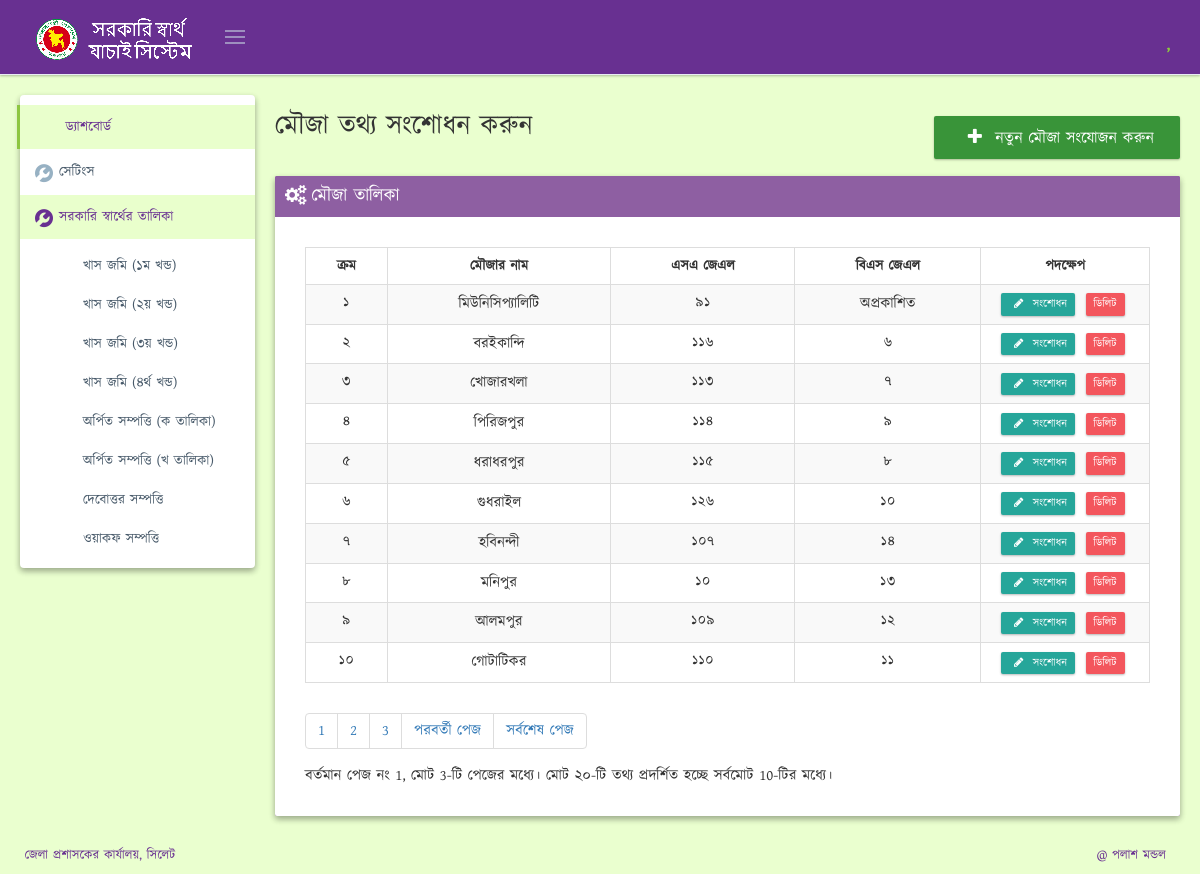
The page /mouja.php (signed in) on the database as committed earlier.
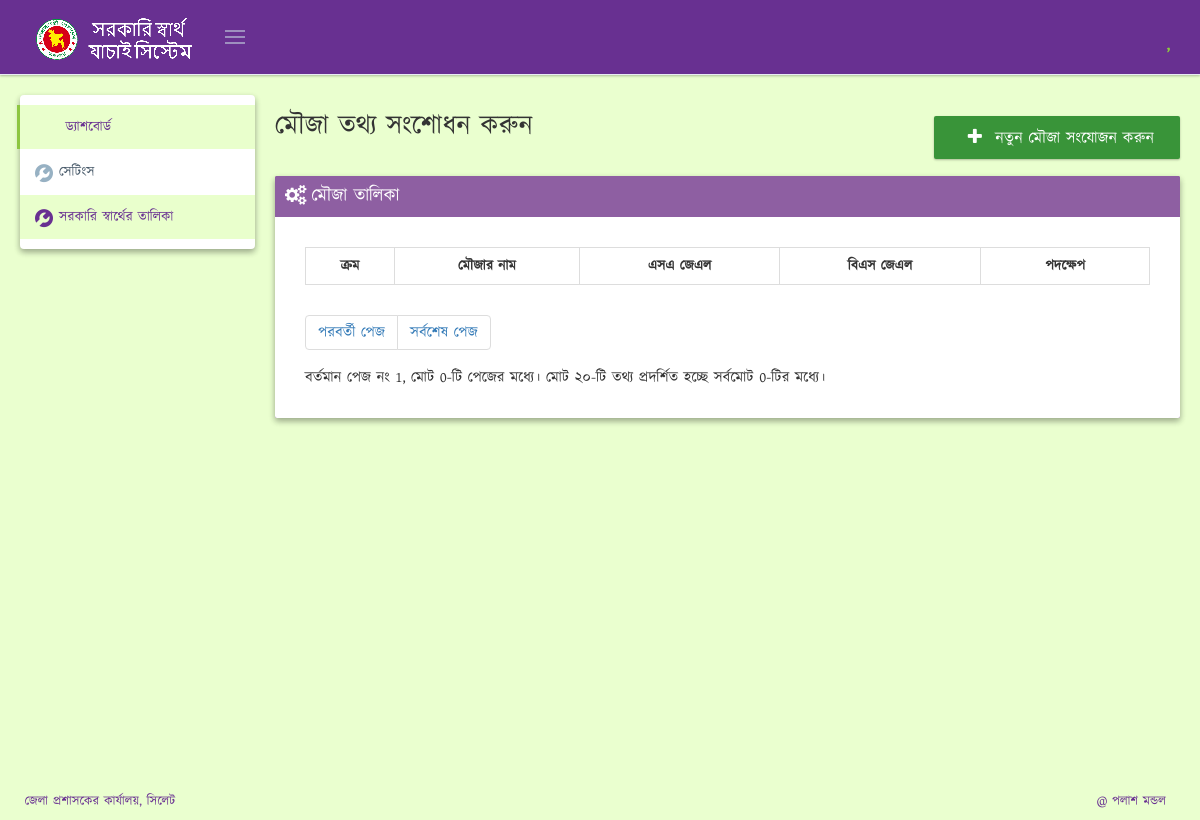
The same page on the database as committed later.
### tables this page shows
CREATE TABLE IF NOT EXISTS `interest` (
  `interest_id` int(11) NOT NULL AUTO_INCREMENT,
  `interest_name` varchar(120) DEFAULT NULL,
  PRIMARY KEY (`interest_id`) USING BTREE,
  KEY `id` (`interest_id`) USING BTREE
);

CREATE TABLE IF NOT EXISTS `mouja` (
  `id` int(11) NOT NULL AUTO_INCREMENT,
  `name` varchar(120) DEFAULT NULL,
  `sa_jl` int(11) DEFAULT NULL,
  `bs_jl` int(11) DEFAULT NULL,
  PRIMARY KEY (`id`),
  UNIQUE KEY `id` (`id`)
);

### mouja.php (the view, shortened to what the rows shown need)
<!DOCTYPE html>
<html lang="en" class="no-js">
<?php include 'header.php'; ?>
<body class="page-header-fixed page-sidebar-closed-hide-logo page-sidebar-closed-hide-logo"
      oncontextmenu="return false;">
<?php include('top_nav.php'); ?>
<div class="page-container">
    <?php include 'sidebar.php'; ?>
    <div class="page-content-wrapper">
        <div class="page-content" style="min-height:588px">
            <div class="row">
                <div class="col-md-12">
                    <div id="ajax-content">
                        <div class="page-head">
                            <div class="row" style="margin-bottom: 15px;">
                                <div class="col-md-6">
                                    <div class="page-title">
                                        <h2 style="margin-top: 0px;"> মৌজা তথ্য সংশোধন করুন</h2>
                                    </div>
                                </div>
                            </div>
                        </div>
                        <div class="row">
                            <div class="col-md-12">
                                <div class="portlet purple box">
                                    <div class="portlet-body">
                                        <div style="font-size: 15px; text-align: justify;margin: 20px;">
                                            <table class="table table-striped table-bordered table-hover" id="sample_6">
                                                <thead>
                                                <tr>
                                                    <th style="text-align: center;">ক্রম</th>
                                                    <th style="text-align: center;">মৌজার নাম</th>
                                                    <th style="text-align: center;">এসএ জেএল</th>
                                                    <th style="text-align: center;">বিএস জেএল</th>
                                                    <th style="text-align: center;" width="20%">পদক্ষেপ</th>
                                                </tr>
                                                </thead>
                                                <tbody>
                                                <?php
                                                include 'config.php';
                                                $query = "SELECT * FROM `mouja` ORDER BY id ASC";
                                                $result = mysqli_query($conn, $query);
                                                $numrows = mysqli_num_rows($result);
                                                $rowsperpage = 10;
                                                $totalpages = ceil($numrows / $rowsperpage);
                                                if (isset($_GET['currentpage']) && is_numeric($_GET['currentpage'])) {
                                                    $currentpage = (int)$_GET['currentpage'];
                                                } else {
                                                    $currentpage = 1;
                                                }
                                                if ($currentpage > $totalpages) {
                                                    $currentpage = $totalpages;
                                                }
                                                if ($currentpage < 1) {
                                                    $currentpage = 1;
                                                }
                                                $offset = ($currentpage - 1) * $rowsperpage;
                                                $query_final = "SELECT * FROM `mouja` ORDER BY id ASC LIMIT $offset, $rowsperpage";
                                                $result = mysqli_query($conn, $query_final);
                                                $i =1;
                                                while ($info2 = mysqli_fetch_array($result)) {
                                                    echo ' <tr style="">
                                                    <td style="text-align: center;" class="numeric_bangla">';
                                                    echo $offset + $i;
                                                    echo '</td>
                                                    <td style="text-align: center;">';
                                                    echo $info2['name'];
                                                    echo '  </td>
                                                    <td style="text-align: center;" class="numeric_bangla">';
                                                    echo $info2['sa_jl'];
                                                    echo '</td>
                                                    <td style="text-align: center;" ';
                                                    echo  $info2['bs_jl']==null? '>অপ্রকাশিত': 'class="numeric_bangla">'.$info2['bs_jl'];
                                                    echo '</td>
                                                    <td class="text-center">
                                                        <a href="/mouja_edit.php?id=';
                                                    echo $info2['id'];
                                                    echo '" class="btn btn-primary btn-xs label-success" title="সংশোধন"><i class="fa fa-pencil fa-fw"></i> সংশোধন</a>
                                                        <a href="#deleteDataModal-'.$info2['id'].'" class="btn btn-danger btn-xs" data-toggle="modal" data-id="';
                                                    echo $info2['id'];
                                                    echo '<i class="fa fa-trash-o fa-lg"></i> ডিলিট</a>
                                                    </td>';
                                                    ?>
                                                </tr>
                                                <?php
                                                $i++;
                                                }
                                                ?>
                                                </tbody>
                                            </table>
                                        </div>
                                    </div>
                                </div>
                            </div>
                        </div>
                    </div>
                </div>
            </div>
        </div>
    </div>
</div>
</body>
</html>

### sidebar.php (shortened to what the rows shown need)
<div class="page-sidebar-wrapper">
    <div class="page-sidebar md-shadow-z-2-i  navbar-collapse collapse">
        <ul class="page-sidebar-menu" data-keep-expanded="false" data-auto-scroll="true" data-slide-speed="200">
            <li class="open">
                <ul class="sub-menu" style="display: block;">
            <?php
            include 'config.php';
            $interest_query = "SELECT * FROM `interest` ORDER BY `interest_id` ASC";
            $interest_result = mysqli_query($conn, $interest_query);
            while ($interest_info = mysqli_fetch_array($interest_result)) {
                echo ' <li> ';
                echo ' <a href="/interest_details.php?interest=';
                echo $interest_info['interest_id'];
                echo '" class="service-list" data-s_id="13"><i style="float: left; margin: 2px 6px 4px 7px;" class="icon-book-open"></i><span class="title">';
                echo $interest_info['interest_name'];
                echo "</span>
                </a>
            </li>";
            }
            ?>
                </ul>
        </ul>
    </div>
</div>

Rows that differ between the two databases and show on the page:
removed interest: interest_name "খাস জমি (১ম খন্ড)"
removed interest: interest_name "খাস জমি (২য় খন্ড)"
removed interest: interest_name "খাস জমি (৩য় খন্ড)"
removed interest: interest_name "খাস জমি (৪র্থ খন্ড)"
removed interest: interest_name "অর্পিত সম্পত্তি (ক তালিকা)"
removed interest: interest_name "অর্পিত সম্পত্তি (খ তালিকা)"
removed interest: interest_name "দেবোত্তর সম্পত্তি"
removed interest: interest_name "ওয়াকফ সম্পত্তি"
removed mouja: i "1", name "মিউনিসিপ্যালিটি", sa_jl "91", shows "অপ্রকাশিত"
removed mouja: i "2", name "বরইকান্দি", sa_jl "116", bs_jl "6"
removed mouja: i "3", name "খোজারখলা", sa_jl "113", bs_jl "7"
removed mouja: i "4", name "পিরিজপুর", sa_jl "114", bs_jl "9"
removed mouja: i "5", name "ধরাধরপুর", sa_jl "115", bs_jl "8"
removed mouja: i "6", name "গুধরাইল", sa_jl "126", bs_jl "10"
removed mouja: i "7", name "হবিনন্দী", sa_jl "107", bs_jl "14"
removed mouja: i "8", name "মনিপুর", sa_jl "10", bs_jl "13"
removed mouja: i "9", name "আলমপুর", sa_jl "109", bs_jl "12"
removed mouja: i "10", name "গোটাটিকর", sa_jl "110", bs_jl "11"
Other text that changed with them:
$totalpages: "3" → "0"
$numrows: "10" → "0"
list line gone: "1"
list line gone: "2"
list line gone: "3"
